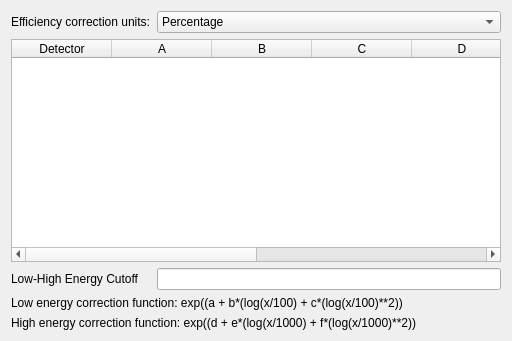
<?xml version="1.0" encoding="UTF-8"?>
<ui version="4.0">
 <class>EfficiencyCorrections</class>
 <widget class="QDialog" name="EfficiencyCorrections">
  <property name="geometry">
   <rect>
    <x>0</x>
    <y>0</y>
    <width>512</width>
    <height>341</height>
   </rect>
  </property>
  <property name="windowTitle">
   <string>Dialog</string>
  </property>
  <layout class="QFormLayout" name="formLayout">
   <item row="0" column="0">
    <widget class="QLabel" name="label_2">
     <property name="text">
      <string>Efficiency correction units:</string>
     </property>
    </widget>
   </item>
   <item row="0" column="1">
    <widget class="QComboBox" name="efficiency_correction_units_combobox">
     <item>
      <property name="text">
       <string>Percentage</string>
      </property>
     </item>
     <item>
      <property name="text">
       <string>Fraction</string>
      </property>
     </item>
    </widget>
   </item>
   <item row="1" column="0" colspan="2">
    <widget class="BaseTable" name="correction_table">
     <column>
      <property name="text">
       <string>Detector</string>
      </property>
     </column>
     <column>
      <property name="text">
       <string>A</string>
      </property>
     </column>
     <column>
      <property name="text">
       <string>B</string>
      </property>
     </column>
     <column>
      <property name="text">
       <string>C</string>
      </property>
     </column>
     <column>
      <property name="text">
       <string>D</string>
      </property>
     </column>
     <column>
      <property name="text">
       <string>E</string>
      </property>
     </column>
     <column>
      <property name="text">
       <string>F</string>
      </property>
     </column>
     <column>
      <property name="text">
       <string>Use</string>
      </property>
     </column>
    </widget>
   </item>
   <item row="2" column="0">
    <widget class="QLabel" name="label_3">
     <property name="sizePolicy">
      <sizepolicy hsizetype="Preferred" vsizetype="Preferred">
       <horstretch>2</horstretch>
       <verstretch>0</verstretch>
      </sizepolicy>
     </property>
     <property name="text">
      <string>Low-High Energy Cutoff</string>
     </property>
    </widget>
   </item>
   <item row="2" column="1">
    <widget class="QLineEdit" name="low_energy_line_edit">
     <property name="sizePolicy">
      <sizepolicy hsizetype="Expanding" vsizetype="Fixed">
       <horstretch>1</horstretch>
       <verstretch>0</verstretch>
      </sizepolicy>
     </property>
    </widget>
   </item>
   <item row="3" column="0" colspan="2">
    <widget class="QLabel" name="label">
     <property name="text">
      <string>Low energy correction function: exp((a + b*(log(x/100) + c*(log(x/100)**2))</string>
     </property>
    </widget>
   </item>
   <item row="4" column="0" colspan="2">
    <widget class="QLabel" name="label_5">
     <property name="text">
      <string>High energy correction function: exp((d + e*(log(x/1000) + f*(log(x/1000)**2))</string>
     </property>
    </widget>
   </item>
  </layout>
 </widget>
 <customwidgets>
  <customwidget>
   <class>BaseTable</class>
   <extends>QTableWidget</extends>
   <header>EVA.gui.base.base_table</header>
  </customwidget>
 </customwidgets>
 <resources/>
 <connections/>
</ui>
